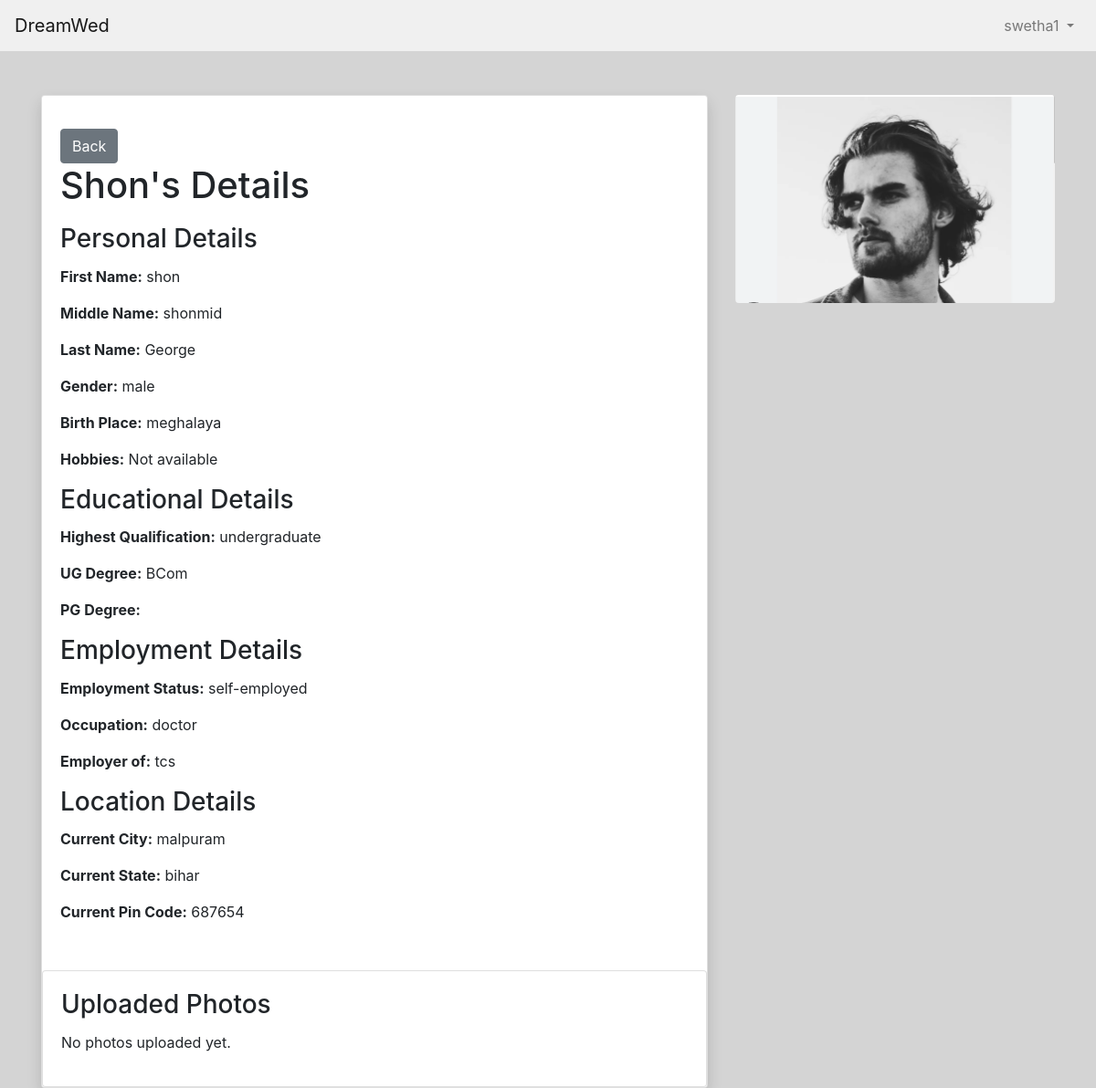
The app's page /myadmin/profile_admin/60/ (signed in) with its own data.
### matrimony/models.py (models this page shows, shortened)
class PersonalDetails(models.Model):
    user = models.OneToOneField(User, on_delete=models.CASCADE)  # Create a one-to-one relationship with the User model
    first_name = models.CharField(max_length=100)
    middle_name = models.CharField(max_length=100,blank=True, null=True)
    last_name = models.CharField(max_length=100)
    gender = models.CharField(max_length=10)
    birth_place = models.CharField(max_length=100)
    address = models.CharField(max_length=100)
    date_of_birth = models.DateField()
    blood_group = models.CharField(max_length=10)
    phone_number = models.CharField(max_length=15,unique=True)
    profile_image = models.ImageField(upload_to='profile_images/', blank=True, null=True)  # Define the profile image field
    mother_tongue = models.CharField(max_length=100)
    religion = models.CharField(max_length=100)
    sector = models.CharField(max_length=100)
    perso_fill = models.BooleanField(default=False)
    marital_status = models.CharField(max_length=100)
    about_you = models.TextField(blank=True)
    aadhar_card = models.FileField(upload_to='aadhar_cards/', blank=True, null=True)
    aadhar_valid = models.BooleanField(default=True)
    hobbies = models.ManyToManyField(Hobby, blank=True,null=True)

class EducationalDetails(models.Model):
    user = models.ForeignKey(User, on_delete=models.CASCADE)  # Create a foreign key relationship with the User model
    highest_qualification = models.CharField(max_length=100)
    ug_degree = models.CharField(max_length=100,blank=True)
    pg_degree = models.CharField(max_length=100,blank=True,null=True)
    doctorate_field = models.CharField(max_length=100,blank=True,null=True)
    grad_year = models.DateField()
    college_institution = models.CharField(max_length=100)
    educ_fill = models.BooleanField(default=False)

class EmploymentDetails(models.Model):
    user = models.ForeignKey(User, on_delete=models.CASCADE)  # Create a foreign key relationship with the User model
    employment_status = models.CharField(max_length=100)
    occupation = models.CharField(max_length=100, blank=True)
    employerof = models.CharField(max_length=100, blank=True)
    annual_income = models.CharField(max_length=100, blank=True)
    industry = models.CharField(max_length=100, blank=True)
    job_location = models.CharField(max_length=100, blank=True)
    about_job = models.TextField(blank=True)
    working_hours = models.CharField(max_length=100, blank=True)
    social_link = models.URLField(blank=True)
    empl_fill = models.BooleanField(default=False)

class LocationDetails(models.Model):
    user = models.ForeignKey(User, on_delete=models.CASCADE)
    current_city = models.CharField(max_length=100)
    current_state = models.CharField(max_length=100)
    current_pin_code = models.CharField(max_length=20)
    willing_to_move = models.CharField(max_length=3)
    additional_comments = models.TextField(blank=True)
    location_photos = models.ImageField(upload_to='location_photos/', blank=True, null=True)
    loca_fill = models.BooleanField(default=False)
    is_email_verified = models.BooleanField(default=False)
    email_verification_token = models.CharField(max_length=200, blank=True, null=True)

### myadmin/views.py (the view)
# urls.py: path('profile_admin/<int:user_id>/', views.user_detail_admin, name='user_detail_admin'),
@never_cache
@login_required(login_url='accounts:login')
def user_detail_admin(request, user_id):
    user = get_object_or_404(User, id=user_id)
    viewed_user = user  # Store the user being viewed
    personal_details = get_object_or_404(PersonalDetails, user=user)
    try:
        family_details = FamilyDetails.objects.get(user=user)
    except FamilyDetails.DoesNotExist:
        family_details = None
    try:
        educational_details = EducationalDetails.objects.get(user=user)
    except EducationalDetails.DoesNotExist:
        educational_details = None
    try:
        employment_details = EmploymentDetails.objects.get(user=user)
    except EmploymentDetails.DoesNotExist:
        employment_details = None
    try:
        location_details = LocationDetails.objects.get(user=user)
    except LocationDetails.DoesNotExist:
        location_details = None
    try:
        interests = Interest.objects.filter(receiver=user)
    except Interest.DoesNotExist:
        interests = None
    user_images = Image.objects.filter(image_upload__user=user)
    activity_exists = UserActivity.objects.filter(
        Q(user=request.user, viewed_user=viewed_user) |
        Q(user=viewed_user, viewed_user=request.user)
    ).exists()
    context = {
        'user': user,
        'personal_details': personal_details,
        'family_details': family_details,
        'educational_details': educational_details,
        'employment_details': employment_details,
        'location_details': location_details,
        'hobbies': personal_details.hobbies.all(),
        'user_images': user_images,
        'interests': interests,
    }
    if request.user != viewed_user:
        activity, created = UserActivity.objects.update_or_create(
            user=request.user,
            viewed_user=viewed_user,
            defaults={'viewed_details': True}
        )
    if not created:
        activity.viewed_details = True
        activity.save()
    return render(request, 'myadmin/user_detail_admin.html', context)

### myadmin/templates/myadmin/user_detail_admin.html (shortened to what this page needs)
{% load static %}
<!DOCTYPE html>
<head>
    <link rel="stylesheet" href="https://maxcdn.bootstrapcdn.com/bootstrap/4.5.2/css/bootstrap.min.css">
</head>
<body style="background-color: #d4d4d4;">
    <nav class="navbar navbar-expand-lg navbar-light" style="background-color: #f0f0f0;">
        <a class="navbar-brand" href="#">DreamWed</a>
        <div class="collapse navbar-collapse" id="navbarNav">
            <ul class="navbar-nav ml-auto">
                <li class="nav-item dropdown">
                    <a class="nav-link dropdown-toggle" href="#" id="profileDropdown" role="button" data-toggle="dropdown" aria-haspopup="true" aria-expanded="false">
                        {{ request.user.username }}
                    </a>
                </li>
            </ul>
        </div>
    </nav>
    <div class="container mt-5">
        <div class="row">
            <div class="col-md-8">
                <div class="card shadow">
                    <div class="card-body">
                        <a href="{% url 'myadmin:myadmin' %}" class="btn btn-secondary mt-3">Back</a>
                        <h1 class="card-title">{{ personal_details.first_name |title }}'s Details</h1>
                        <h3 class="card-title">Personal Details</h3>
                        <p><strong>First Name:</strong> {{ personal_details.first_name }}</p>
                        <p><strong>Middle Name:</strong> {{ personal_details.middle_name }}</p>
                        <p><strong>Last Name:</strong> {{ personal_details.last_name }}</p>
                        <p><strong>Gender:</strong> {{ personal_details.gender }}</p>
                        <p><strong>Birth Place:</strong> {{ personal_details.birth_place }}</p>
                        <p><strong>Hobbies:</strong>
                            {% if personal_details.hobbies.all %}
                                {% for hobby in personal_details.hobbies.all %}
                                    {{ hobby.name }}{% if not forloop.last %}, {% endif %}
                                {% endfor %}
                            {% else %}
                                Not available
                            {% endif %}
                        </p>
                        <h3 class="card-title">Educational Details</h3>
                        {% if educational_details %}
                            <p><strong>Highest Qualification:</strong> {{ educational_details.highest_qualification }}</p>
                            <p><strong>UG Degree:</strong> {{ educational_details.ug_degree }}</p>
                            <p><strong>PG Degree:</strong> {{ educational_details.pg_degree }}</p>
                        {% else %}
                            <p>No educational details available.</p>
                        {% endif %}
                        <h3 class="card-title">Employment Details</h3>
                        {% if employment_details %}
                            <p><strong>Employment Status:</strong> {{ employment_details.employment_status }}</p>
                            <p><strong>Occupation:</strong> {{ employment_details.occupation }}</p>
                            <p><strong>Employer of:</strong> {{ employment_details.employerof }}</p>
                        {% else %}
                            <p>No employment details available.</p>
                        {% endif %}
                        <h3 class="card-title">Location Details</h3>
                        {% if location_details %}
                            <p><strong>Current City:</strong> {{ location_details.current_city }}</p>
                            <p><strong>Current State:</strong> {{ location_details.current_state }}</p>
                            <p><strong>Current Pin Code:</strong> {{ location_details.current_pin_code }}</p>
                        {% else %}
                            <p>No location details available.</p>
                        {% endif %}
                    </div>
<div class="card mt-3">
    <div class="card-body">
        <h3 class="card-title">Uploaded Photos</h3>
        <div class="row">
            {% if user_images %}
                {% for user_image in user_images %}
                    <div class="col-md-4 mt-3">
                        <div class="card">
                            <img src="{{ user_image.image.url }}" alt="User Image" class="card-img-top img-fluid">
                        </div>
                    </div>
                {% endfor %}
            {% else %}
                <div class="col-12">
                    <p>No photos uploaded yet.</p>
                </div>
            {% endif %}
        </div>
    </div>
</div>
                </div>
            </div>
            <div class="col-md-4">
                <img src="{{ personal_details.profile_image.url }}" class="img-fluid rounded" alt="Profile Picture">
            </div>
        </div>
    </div>
</body>
</html>

### records on screen
PersonalDetails: first_name "Shon", first_name "shon", middle_name "shonmid", last_name "George", gender "male", birth_place "meghalaya", profile_image (picture)
EducationalDetails: highest_qualification "undergraduate", ug_degree "BCom"
EmploymentDetails: employment_status "self-employed", occupation "doctor", employerof "tcs"
LocationDetails: current_city "malpuram", current_state "bihar", current_pin_code "687654"

### other values on screen
{{ request.user.username }} "swetha1"
